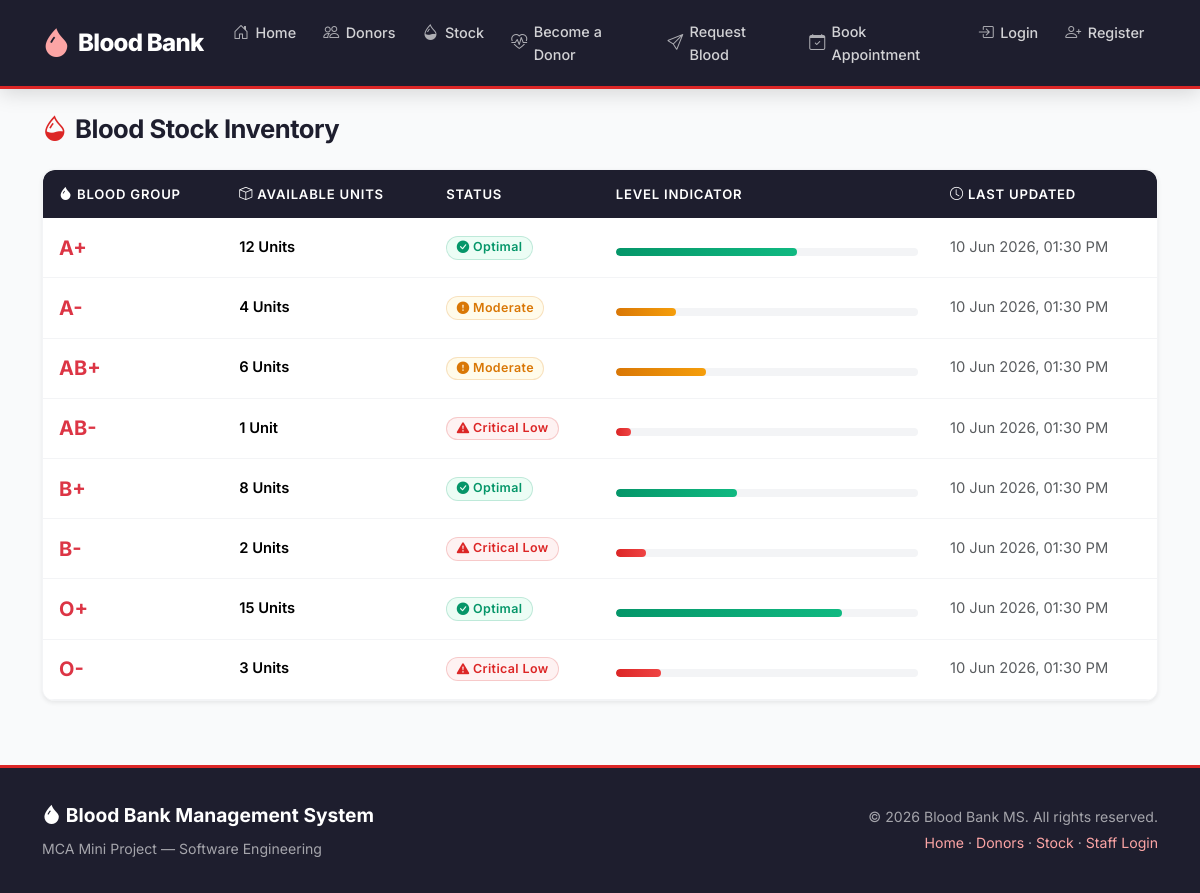
/stock/, run on the app's committed database.
### bank/models.py (models this page shows, shortened)
class BloodStock(models.Model):
    blood_group = models.CharField(max_length=5, choices=BLOOD_GROUPS, unique=True)
    units = models.PositiveIntegerField(default=0)
    updated_at = models.DateTimeField(auto_now=True)

### bank/views.py (the view)
# urls.py: path('stock/', views.stock_list, name='stock_list'),
def stock_list(request):
    stocks = BloodStock.objects.all().order_by('blood_group')
    return render(request, 'bank/stock_list.html', {'stocks': stocks})

### bank/templates/bank/stock_list.html (shortened to what this page needs)
{% extends 'bank/base.html' %}
{% block content %}
<div class="page-header">
    <h2><i class="bi bi-droplet-half"></i> Blood Stock Inventory</h2>
</div>
<div class="card shadow-sm">
    <div class="table-responsive-wrapper">
        <table class="table table-hover mb-0" id="stock-table">
            <thead>
                <tr>
                    <th><i class="bi bi-droplet-fill"></i> Blood Group</th>
                    <th><i class="bi bi-box"></i> Available Units</th>
                    <th>Status</th>
                    <th>Level Indicator</th>
                    <th><i class="bi bi-clock"></i> Last Updated</th>
                </tr>
            </thead>
            <tbody>
            {% for stock in stocks %}
                <tr class="{% if stock.units <= 3 %}table-danger-light{% endif %}">
                    <td class="fw-bold fs-5 text-danger">{{ stock.blood_group }}</td>
                    <td class="fw-semibold">{{ stock.units }} Unit{{ stock.units|pluralize }}</td>
                    <td>
                        {% if stock.units <= 3 %}
                            <span class="badge badge-rejected"><i class="bi bi-exclamation-triangle-fill"></i> Critical Low</span>
                        {% elif stock.units <= 7 %}
                            <span class="badge badge-pending"><i class="bi bi-exclamation-circle-fill"></i> Moderate</span>
                        {% else %}
                            <span class="badge badge-approved"><i class="bi bi-check-circle-fill"></i> Optimal</span>
                        {% endif %}
                    </td>
                    <td style="width: 30%;">
                        <div class="stock-bar" style="margin-top: 8px;">
                            <div class="stock-bar-fill {% if stock.units <= 3 %}level-low{% elif stock.units <= 7 %}level-mid{% else %}level-high{% endif %}" style="width: {% widthratio stock.units 20 100 %}%"></div>
                        </div>
                    </td>
                    <td class="text-muted">{{ stock.updated_at|date:"d M Y, h:i A" }}</td>
                </tr>
            {% endfor %}
            </tbody>
        </table>
    </div>
</div>
{% endblock %}

### bank/static/bank/css/style.css (style rules this page uses)
:root { --crimson: #DC2626; --crimson-dark: #991B1B; --crimson-light: #FCA5A5; --crimson-50: #FEF2F2; --charcoal: #1E1E2E; --charcoal-light: #2A2A3C; --surface: #FFFFFF; --surface-alt: #F9FAFB; --text-primary: #111827; --text-secondary: #6B7280; --text-muted: #9CA3AF; --border: #E5E7EB; --border-light: #F3F4F6; --success: #059669; --success-bg: #ECFDF5; --warning: #D97706; --warning-bg: #FFFBEB; --info: #2563EB; --info-bg: #EFF6FF; --radius: 12px; --radius-sm: 8px; --radius-lg: 16px; --shadow-sm: 0 1px 3px rgba(0,0,0,0.06), 0 1px 2px rgba(0,0,0,0.04); --shadow-md: 0 4px 16px rgba(0,0,0,0.08); --shadow-lg: 0 10px 40px rgba(0,0,0,0.12); --shadow-glow: 0 0 20px rgba(220,38,38,0.15); --transition: all 0.3s cubic-bezier(0.4, 0, 0.2, 1); }
*, *::before, *::after { box-sizing: border-box; }
body { font-family: 'Inter', -apple-system, BlinkMacSystemFont, 'Segoe UI', Roboto, 'Helvetica Neue', Arial, sans-serif; background: var(--surface-alt); color: var(--text-primary); line-height: 1.6; -webkit-font-smoothing: antialiased; -moz-osx-font-smoothing: grayscale; }
h1, h2, h3, h4, h5, h6 { font-weight: 700; letter-spacing: -0.02em; line-height: 1.25; color: var(--charcoal); }
.card { border: 1px solid var(--border-light); border-radius: var(--radius); box-shadow: var(--shadow-sm); overflow: hidden; background: var(--surface); }
.table { margin-bottom: 0; font-size: 0.92rem; }
.table thead th { background: var(--charcoal); color: #fff; font-weight: 600; font-size: 0.82rem; text-transform: uppercase; letter-spacing: 0.06em; padding: 0.85rem 1rem; border: none; white-space: nowrap; }
.table tbody td { padding: 0.85rem 1rem; vertical-align: middle; border-color: var(--border-light); }
.table-hover tbody tr { transition: var(--transition); }
.table-responsive-wrapper { overflow-x: auto; -webkit-overflow-scrolling: touch; border-radius: var(--radius); }
.badge { font-weight: 600; font-size: 0.78rem; padding: 0.35em 0.75em; border-radius: 20px; letter-spacing: 0.03em; }
.badge-pending { background: var(--warning-bg); color: var(--warning); border: 1px solid rgba(217, 119, 6, 0.2); }
.badge-approved, .badge-confirmed { background: var(--success-bg); color: var(--success); border: 1px solid rgba(5, 150, 105, 0.2); }
.badge-rejected, .badge-cancelled { background: var(--crimson-50); color: var(--crimson); border: 1px solid rgba(220, 38, 38, 0.2); }
.page-header { display: flex; justify-content: space-between; align-items: center; margin-bottom: 1.5rem; flex-wrap: wrap; gap: 0.75rem; }
.page-header h2 { font-size: 1.6rem; font-weight: 700; margin: 0; display: flex; align-items: center; gap: 0.5rem; }
.page-header h2 i { color: var(--crimson); }
.stock-bar { height: 8px; border-radius: 4px; background: var(--border-light); overflow: hidden; margin-top: 0.4rem; }
.stock-bar-fill { height: 100%; border-radius: 4px; transition: width 0.8s ease-out; }
.stock-bar-fill.level-high { background: linear-gradient(90deg, #059669, #10B981); }
.stock-bar-fill.level-mid { background: linear-gradient(90deg, #D97706, #F59E0B); }
.stock-bar-fill.level-low { background: linear-gradient(90deg, #DC2626, #EF4444); }

### data on the page
BloodStock: blood_group "A+", units "12", shows "Optimal", updated_at "10 Jun 2026, 01:30 PM"
BloodStock: blood_group "A-", units "4", shows "Moderate", updated_at "10 Jun 2026, 01:30 PM"
BloodStock: blood_group "AB+", units "6", shows "Moderate", updated_at "10 Jun 2026, 01:30 PM"
BloodStock: blood_group "AB-", units "1", shows "Critical Low", updated_at "10 Jun 2026, 01:30 PM"
BloodStock: blood_group "B+", units "8", shows "Optimal", updated_at "10 Jun 2026, 01:30 PM"
BloodStock: blood_group "B-", units "2", shows "Critical Low", updated_at "10 Jun 2026, 01:30 PM"
BloodStock: blood_group "O+", units "15", shows "Optimal", updated_at "10 Jun 2026, 01:30 PM"
BloodStock: blood_group "O-", units "3", shows "Critical Low", updated_at "10 Jun 2026, 01:30 PM"
